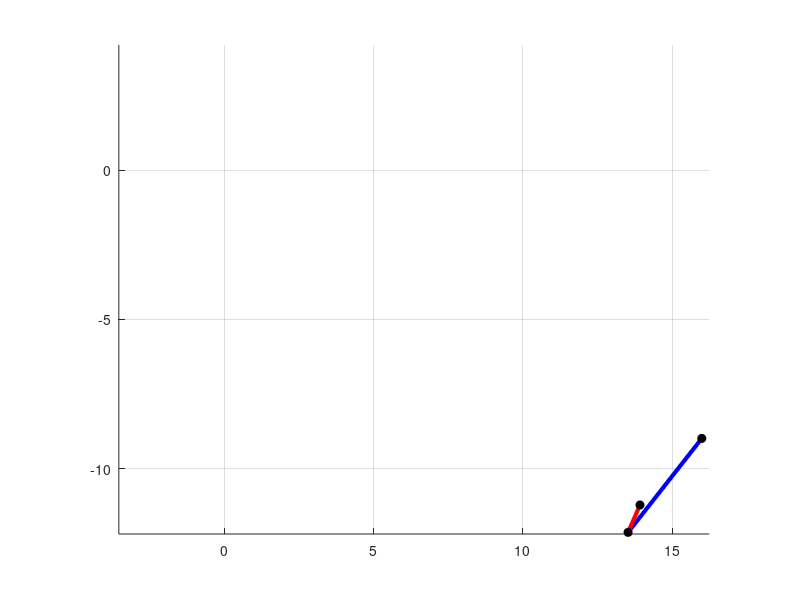

MATLAB code to generate this figure:
clear all
close all
clc
%Inputs
L1=4; %Truck length
L2=1;  %Car Length

Dynamic=1;  % 1=for action, 0=just to see set up

rad=pi/180;  %radian to degree conversion

v0=0;   %intiial velocity
Phi0=0   *rad;   %initial Steering angle
Omega0=45  *rad;   %initial angle of truck relative to x-axis, 0 deg is North, 90 deg is east
Theta0=0  *rad; %iniitial angle of trailer to truck, 0 is inline

N=1000; %number of steps
Dt=1; %time step = 1 second to start


%%%Code


y0(1) =0;  %Truck Front Axle - y
y0(2) = -cos(-Omega0)*L1;%Truck Back Axle - y
y0(3) = y0(2)-cos(Theta0+Omega0)*L2;%Trailer Back Axle - y

x0(1)=0;%Truck Front Axle - x
x0(2)=-sin(Omega0)*L1;%Truck Back Axle - x
x0(3) = x0(2)-sin(Theta0+Omega0)*L2;%Trailer Back Axle - x



a=zeros(1,N); %acceleration
B=zeros(1,N); %steering angle change
y=zeros(3,N);%y co-ordinate of 3 axles
x=zeros(3,N);%x co-ordinate of 3 axles
v=zeros(1,N); % velocity
Phi=zeros(1,N); %Steering angle
Omega=zeros(1,N); %angle of truck relative to x-axis, 0 deg is North, 90 deg is east
Theta=zeros(1,N); %angle of trailer to truck, 0 is inline



%SET up inputs
Nframes=600;
time=0.0; %time between frames for animation



%just set up some random inputs for demonstration
for i=1:400
    v(i)=0.1;  %goes forward
end
for i=400:600
    v(i)=-0.1;  %goes backwards
end
for i=1:150
    Phi(i)=10*rad;%turns slight right
end
for i=150:300
    Phi(i)=45*rad; %turns stronger right
end
for i=300:450
    Phi(i)=10*rad;%turns slight right
end
for i=450:600
    Phi(i)=-45*rad;%turns strong left
end



%%%%Step 1
for i=1:3 % assign initial values 
y(i,1)=y0(i);
x(i,1)=x0(i);
end
v(1)=v0;
Phi(1)=Phi0;
Omega(1)=Omega0;
Theta(1)=Theta0;



%code breaks down when truck goes perfectly vertical or perfectly
%horizontal hence the cases at the bottom.
limit=10^6; %substitute for infinity.



%%Step k+1
for i=1:N-1
    xd1(i)=x(1,i)-x(2,i); %Truckk Front Axls differnce in x-co-ord
    yd1(i)=y(1,i)-y(2,i);%Truckk Front Axls differnce in y-co-ord
    Omega(i)=-atan2(yd1(i),xd1(i))+pi/2; %Truckk Global angle next step


    x(1,i+1)=x(1,i)+Dt*v(i)*sin(Phi(i)+Omega(i)); %Truckk Front Axle x next step
    y(1,i+1)=y(1,i)+Dt*v(i)*cos(Phi(i)+Omega(i));%Truckk Front Axle y next step


    %Truck read axle calculation
    m_truck(i)=(y(2,i)-y(1,i))/(x(2,i)-x(1,i));%Truckk slope (global)

    if m_truck(i) < limit && m_truck(i) > -limit && m_truck(i) ~=0 %if slope is not vertical or horizontal
        %fprintf("no")
        c_truck(i)=y(1,i)-m_truck(i)*x(1,i); %y=mx+c 
    
        %Ax+By+C=0
        A1(i)=-m_truck(i); 
        B1(i)=1;
        C1(i)=m_truck(i)*x(1,i)-y(1,i);
    

        %ay^2 + by +c = 0
        a_q1(i)=(1/(A1(i)^2))+1;
        b_q1(i)=((2*(C1(i)+A1(i)*x(1,i+1)))/(A1(i)^2))-2*y(1,i+1);
        c_q1(i)=((C1(i)+A1(i)*x(1,i+1))^2)/(A1(i)^2)+y(1,i+1)^2-L1^2;
    

        %y=(-b+/-sqrt(b^2-4ac))/2a
        y_2p(i+1)=(-b_q1(i)+sqrt(b_q1(i)^2-4*a_q1(i)*c_q1(i)))/(2*a_q1(i));%y plus answer
        y_2m(i+1)=(-b_q1(i)-sqrt(b_q1(i)^2-4*a_q1(i)*c_q1(i)))/(2*a_q1(i));%y minus answer
    
        x_2p(i+1)=(-y_2p(i+1)-C1(i))/A1(i);%x plus answer
        x_2m(i+1)=(-y_2m(i+1)-C1(i))/A1(i);%x minus answer
    
        %distance between truck rear axle from step k to k+1 for both plus
        %and minus options
        d1_p(i) = sqrt((y(2,i)-y_2p(i+1))^2+(x(2,i)-x_2p(i+1))^2);
        d1_m(i) = sqrt((y(2,i)-y_2m(i+1))^2+(x(2,i)-x_2m(i+1))^2);
    

        %chosee the plus or minus option which is less
        if d1_p(i)<d1_m(i) 
            y(2,i+1)=y_2p(i+1);
            x(2,i+1)=x_2p(i+1);
            pm1(i)=1;
        else
            y(2,i+1)=y_2m(i+1);
            x(2,i+1)=x_2m(i+1);
            pm1(i)=-1;
        end


        %if the slop was vertical, i.e. negative or positive infiinity
        %the calculation is slightly different between same idea.
    elseif m_truck(i)<-limit || m_truck(i)>limit 
        vert_d1_p = abs(y(2,i)-(y(1,i+1)+sqrt(L1^2-(x(1,i+1)-x(2,i))^2)));
        vert_d1_m = abs(y(2,i)-(y(1,i+1)-sqrt(L1^2-(x(1,i+1)-x(2,i))^2)));
        
        if vert_d1_p<vert_d1_m
        x(2,i+1)=x(2,i);
        y(2,i+1)=(y(1,i+1)+sqrt(L1^2-(x(1,i+1)-x(2,i))^2));
        else
        x(2,i+1)=x(2,i);
        y(2,i+1)=(y(1,i+1)-sqrt(L1^2-(x(1,i+1)-x(2,i))^2));
        end
    else 
        %if the slop was horizontal, slope = 0, 
        horz_d1_p = abs(x(2,i)-(x(1,i+1)+sqrt(L1^2-(y(1,i+1)-y(2,i))^2)));
        horz_d1_m = abs(x(2,i)-(x(1,i+1)-sqrt(L1^2-(y(1,i+1)-y(2,i))^2)));
        
        if horz_d1_p>horz_d1_m
        y(2,i+1)=y(2,i);
        x(2,i+1)=(x(1,i+1)+sqrt(L1^2-(y(1,i+1)-y(2,i))^2));
        else
        y(2,i+1)=y(2,i);
        x(2,i+1)=(x(1,i+1)-sqrt(L1^2-(y(1,i+1)-y(2,i))^2));
        end
    end



    %%%%%%%%%%%trailer rear axle calculation


    m_trailer(i)=(y(3,i)-y(2,i))/(x(3,i)-x(2,i));
    if m_trailer(i) < limit && m_trailer(i) > -limit && m_trailer(i) ~=0
        %fprintf("no")
        c_trailer(i)=y(2,i)-m_trailer(i)*x(2,i);
    
        A2(i)=-m_trailer(i);
        B2(i)=1;
        C2(i)=m_trailer(i)*x(2,i)-y(2,i);
    
        a_q2(i)=(1/(A2(i)^2))+1;
        b_q2(i)=((2*(C2(i)+A2(i)*x(2,i+1)))/(A2(i)^2))-2*y(2,i+1);
        c_q2(i)=((C2(i)+A2(i)*x(2,i+1))^2)/(A2(i)^2)+y(2,i+1)^2-L2^2;
    
        y_3p(i+1)=(-b_q2(i)+sqrt(b_q2(i)^2-4*a_q2(i)*c_q2(i)))/(2*a_q2(i));
        y_3m(i+1)=(-b_q2(i)-sqrt(b_q2(i)^2-4*a_q2(i)*c_q2(i)))/(2*a_q2(i));
    
        x_3p(i+1)=(-y_3p(i+1)-C2(i))/A2(i);
        x_3m(i+1)=(-y_3m(i+1)-C2(i))/A2(i);
    
    
        d2_p(i) = sqrt((y(3,i)-y_3p(i+1))^2+(x(3,i)-x_3p(i+1))^2);
        d2_m(i) = sqrt((y(3,i)-y_3m(i+1))^2+(x(3,i)-x_3m(i+1))^2);
    
        if d2_p(i)<d2_m(i)
            y(3,i+1)=y_3p(i+1);
            x(3,i+1)=x_3p(i+1);
            pm2(i)=1;
        else
            y(3,i+1)=y_3m(i+1);
            x(3,i+1)=x_3m(i+1);
            pm2(i)=-1;
        end
    elseif m_trailer(i)<-limit || m_trailer(i)>limit 
        vert_d2_p = abs(y(3,i)-(y(2,i+1)+sqrt(L2^2-(x(2,i+1)-x(3,i))^2)));
        vert_d2_m = abs(y(3,i)-(y(2,i+1)-sqrt(L2^2-(x(2,i+1)-x(3,i))^2)));
        
        if vert_d2_p<vert_d2_m
        x(3,i+1)=x(3,i);
        y(3,i+1)=(y(2,i+1)+sqrt(L2^2-(x(2,i+1)-x(3,i))^2));
        else
        x(3,i+1)=x(3,i);
        y(3,i+1)=(y(2,i+1)-sqrt(L2^2-(x(2,i+1)-x(3,i))^2));
        end
    else 

        horz_d2_p = abs(x(3,i)-(x(2,i+1)+sqrt(L2^2-(y(2,i+1)-y(3,i))^2)));
        horz_d2_m = abs(x(3,i)-(x(2,i+1)-sqrt(L2^2-(y(2,i+1)-y(3,i))^2)));
        
        if horz_d2_p>horz_d2_m
        y(3,i+1)=y(3,i);
        x(3,i+1)=(x(2,i+1)+sqrt(L2^2-(y(2,i+1)-y(3,i))^2));
        else
        y(3,i+1)=y(3,i);
        x(3,i+1)=(x(2,i+1)-sqrt(L2^2-(y(2,i+1)-y(3,i))^2));
        end
    end
end





%%Graphing
t=3; % lien thickness
if Dynamic == 0
    Nframes=1;
end

 %setting plot margins
allX = [x(1,:)', x(2,:)', x(3,:)'];
allY = [y(1,:)', y(2,:)', y(3,:)'];
x_U_lim = max(max(allX));
x_L_lim = min(min(allX));
y_U_lim = max(max(allY));
y_L_lim = min(min(allY));


for i = 1:Nframes
    cla; % clear frame
    hold on
    grid on

    xlim([x_L_lim, x_U_lim]);
    ylim([y_L_lim, y_U_lim]);
    axis equal
    % Points
    P1 = [x(1,i),y(1,i)];
    P2 = [x(2,i),y(2,i)];
    P3 = [x(3,i),y(3,i)];

     % --- Draw segments ---

    plot([P1(1), P2(1)], [P1(2), P2(2)], 'b-', 'LineWidth', t); %Truck
    plot([P2(1), P3(1)], [P2(2), P3(2)], 'r-', 'LineWidth', t); %Trailer


        % --- Draw joints ---
    plot(P1(1), P1(2), 'ko', 'MarkerFaceColor','k','MarkerSize',6);
    plot(P2(1), P2(2), 'ko', 'MarkerFaceColor','k','MarkerSize',6);
    plot(P3(1), P3(2), 'ko', 'MarkerFaceColor','k','MarkerSize',6);


    drawnow limitrate nocallbacks
    pause(time)
 
    hold off
end
